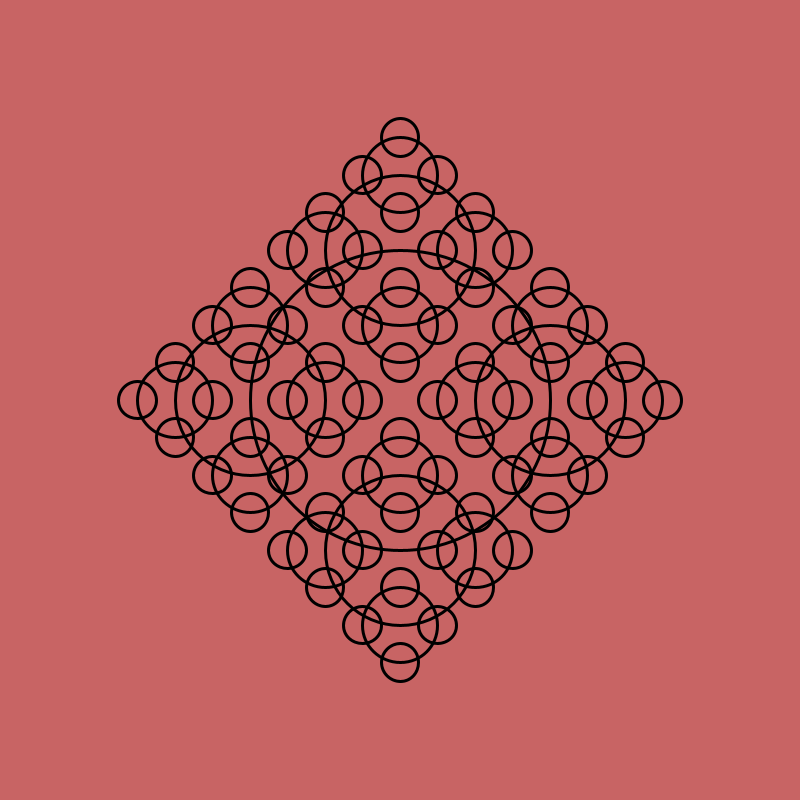
Frame 1 (no input)
Frame 60 (the mouse pressed at the canvas centre just before this capture): identical to frame 1, image omitted
Frame 120 (the mouse held since frame 60 and released just before this capture): identical to frame 1, image omitted

The Processing sketch that drew this single still picture (run headless with seeded random() and noise(); from frame 60 on, the mouse is pressed at the canvas centre):

// Processing sketch: recursiveVOID
// ── recursiveVOID.pde
void setup(){
  size(800,800);
}

void draw(){
  background(200, 100, 100);
  drawRing(width/2, height/2, 300);
}

void drawRing(float x, float y, float s){
  noFill(); strokeWeight(3);
  circle(x, y, s);
  if(s>50){
    drawRing(x + s/2, y, s/2);
    drawRing(x - s/2, y, s/2);
    drawRing(x, y + s/2, s/2);
    drawRing(x, y - s/2, s/2);
  }
}
